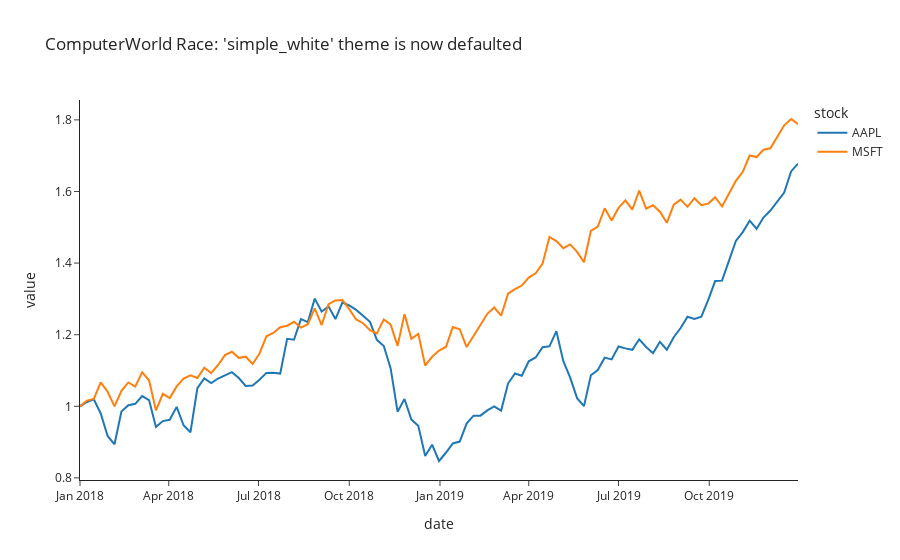

Notebook source saved alongside this figure:
### Markdown cell above
### Switching your default template

This one's easy from here. Simply assign the templates default attribute. 

As the docs note, you'll need to declare this once during each Python session, or if you have to restart your iPython kernel, like here in Jupyter Notebooks. The default will revert to 'plotly' with each new session.

It's super quick, like this:

### Code cell
pio.templates.default = "simple_white"

# Now I don't need to declar this theme in my individual plots.
fig = px.line(df1, x="date", y="value", color='stock', title="ComputerWorld Race: 'simple_white' theme is now defaulted")
fig.show()
